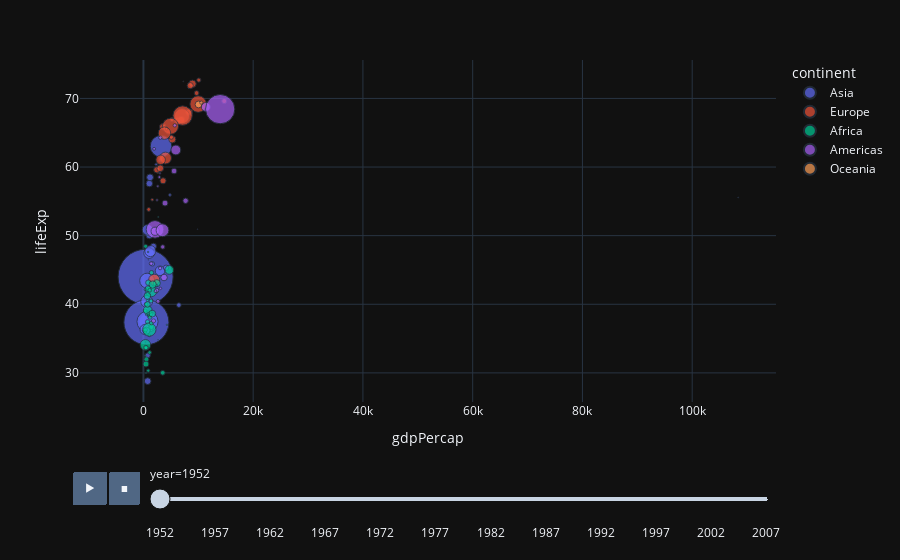

The notebook cell this image was saved under:
### Code cell
px.scatter(data, y = 'lifeExp', x = 'gdpPercap', size='pop', size_max=60, color='continent' ,animation_frame='year', hover_name='country' )

### Figure 1 — Plotly figure (JSON) as saved in the notebook; plotly's stock layout.template omitted (floating-point values rounded to 4 significant figures)
{"data": [{"hovertemplate": "<b>%{hovertext}</b><br><br>continent=Asia<br>year=1952<br>gdpPercap=%{x}<br>lifeExp=%{y}<br>pop=%{marker.size}<extra></extra>", "hovertext": ["Afghanistan", "Bahrain", "Bangladesh", "Cambodia", "China", "Hong Kong, China", "India", "Indonesia", "Iran", "Iraq", "Japan", "Jordan", "Korea, Dem. Rep.", "Korea, Rep.", "Kuwait", "Lebanon", "Malaysia", "Mongolia", "Myanmar", "Nepal", "Oman", "Pakistan", "Philippines", "Saudi Arabia", "Singapore", "Sri Lanka", "Syria", "Taiwan", "Thailand", "Vietnam", "West Bank and Gaza", "Yemen, Rep."], "legendgroup": "Asia", "marker": {"color": "#636efa", "size": [8425333, 120447, 46886859, 4693836, 556263527, 2125900, 372000000, 82052000, 17272000, 5441766, 86459025, 607914, 8865488, 20947571, 160000, 1439529, 6748378, 800663, 20092996, 9182536, 507833, 41346560, 22438691, 4005677, 1127000, 7982342, 3661549, 8550362, 21289402, 26246839, 1030585, 4963829], "sizemode": "area", "sizeref": 366300.0, "symbol": "circle"}, "mode": "markers", "name": "Asia", "orientation": "v", "showlegend": true, "x": [779.4, 9867.0, 684.2, 368.5, 400.4, 3054.0, 546.6, 749.7, 3035.0, 4130.0, 3217.0, 1547.0, 1088.0, 1031.0, 108400.0, 4835.0, 1831.0, 786.6, 331.0, 545.9, 1828.0, 684.6, 1273.0, 6460.0, 2315.0, 1084.0, 1643.0, 1207.0, 757.8, 605.1, 1516.0, 781.7], "xaxis": "x", "y": [28.8, 50.94, 37.48, 39.42, 44.0, 60.96, 37.37, 37.47, 44.87, 45.32, 63.03, 43.16, 50.06, 47.45, 55.56, 55.93, 48.46, 42.24, 36.32, 36.16, 37.58, 43.44, 47.75, 39.88, 60.4, 57.59, 45.88, 58.5, 50.85, 40.41, 43.16, 32.55], "yaxis": "y", "type": "scatter"}, {"hovertemplate": "<b>%{hovertext}</b><br><br>continent=Europe<br>year=1952<br>gdpPercap=%{x}<br>lifeExp=%{y}<br>pop=%{marker.size}<extra></extra>", "hovertext": ["Albania", "Austria", "Belgium", "Bosnia and Herzegovina", "Bulgaria", "Croatia", "Czech Republic", "Denmark", "Finland", "France", "Germany", "Greece", "Hungary", "Iceland", "Ireland", "Italy", "Montenegro", "Netherlands", "Norway", "Poland", "Portugal", "Romania", "Serbia", "Slovak Republic", "Slovenia", "Spain", "Sweden", "Switzerland", "Turkey", "United Kingdom"], "legendgroup": "Europe", "marker": {"color": "#EF553B", "size": [1282697, 6927772, 8730405, 2791000, 7274900, 3882229, 9125183, 4334000, 4090500, 42459667, 69145952, 7733250, 9504000, 147962, 2952156, 47666000, 413834, 10381988, 3327728, 25730551, 8526050, 16630000, 6860147, 3558137, 1489518, 28549870, 7124673, 4815000, 22235677, 50430000], "sizemode": "area", "sizeref": 366300.0, "symbol": "circle"}, "mode": "markers", "name": "Europe", "orientation": "v", "showlegend": true, "x": [1601.0, 6137.0, 8343.0, 973.5, 2444.0, 3119.0, 6876.0, 9692.0, 6425.0, 7030.0, 7144.0, 3531.0, 5264.0, 7268.0, 5210.0, 4931.0, 2648.0, 8942.0, 10100.0, 4029.0, 3068.0, 3145.0, 3581.0, 5075.0, 4215.0, 3834.0, 8528.0, 14730.0, 1969.0, 9980.0], "xaxis": "x", "y": [55.23, 66.8, 68.0, 53.82, 59.6, 61.21, 66.87, 70.78, 66.55, 67.41, 67.5, 65.86, 64.03, 72.49, 66.91, 65.94, 59.16, 72.13, 72.67, 61.31, 59.82, 61.05, 58.0, 64.36, 65.57, 64.94, 71.86, 69.62, 43.59, 69.18], "yaxis": "y", "type": "scatter"}, {"hovertemplate": "<b>%{hovertext}</b><br><br>continent=Africa<br>year=1952<br>gdpPercap=%{x}<br>lifeExp=%{y}<br>pop=%{marker.size}<extra></extra>", "hovertext": ["Algeria", "Angola", "Benin", "Botswana", "Burkina Faso", "Burundi", "Cameroon", "Central African Republic", "Chad", "Comoros", "Congo, Dem. Rep.", "Congo, Rep.", "Cote d'Ivoire", "Djibouti", "Egypt", "Equatorial Guinea", "Eritrea", "Ethiopia", "Gabon", "Gambia", "Ghana", "Guinea", "Guinea-Bissau", "Kenya", "Lesotho", "Liberia", "Libya", "Madagascar", "Malawi", "Mali", "Mauritania", "Mauritius", "Morocco", "Mozambique", "Namibia", "Niger", "Nigeria", "Reunion", "Rwanda", "Sao Tome and Principe", "Senegal", "Sierra Leone", "Somalia", "South Africa", "Sudan", "Swaziland", "Tanzania", "Togo", "Tunisia", "Uganda", "Zambia", "Zimbabwe"], "legendgroup": "Africa", "marker": {"color": "#00cc96", "size": [9279525, 4232095, 1738315, 442308, 4469979, 2445618, 5009067, 1291695, 2682462, 153936, 14100005, 854885, 2977019, 63149, 22223309, 216964, 1438760, 20860941, 420702, 284320, 5581001, 2664249, 580653, 6464046, 748747, 863308, 1019729, 4762912, 2917802, 3838168, 1022556, 516556, 9939217, 6446316, 485831, 3379468, 33119096, 257700, 2534927, 60011, 2755589, 2143249, 2526994, 14264935, 8504667, 290243, 8322925, 1219113, 3647735, 5824797, 2672000, 3080907], "sizemode": "area", "sizeref": 366300.0, "symbol": "circle"}, "mode": "markers", "name": "Africa", "orientation": "v", "showlegend": true, "x": [2449.0, 3521.0, 1063.0, 851.2, 543.3, 339.3, 1173.0, 1071.0, 1179.0, 1103.0, 780.5, 2126.0, 1389.0, 2670.0, 1419.0, 375.6, 328.9, 362.1, 4293.0, 485.2, 911.3, 510.2, 299.9, 853.5, 298.8, 575.6, 2388.0, 1443.0, 369.2, 452.3, 743.1, 1968.0, 1688.0, 468.5, 2424.0, 761.9, 1077.0, 2719.0, 493.3, 879.6, 1450.0, 879.8, 1136.0, 4725.0, 1616.0, 1148.0, 716.7, 859.8, 1468.0, 734.8, 1147.0, 406.9], "xaxis": "x", "y": [43.08, 30.02, 38.22, 47.62, 31.98, 39.03, 38.52, 35.46, 38.09, 40.72, 39.14, 42.11, 40.48, 34.81, 41.89, 34.48, 35.93, 34.08, 37.0, 30.0, 43.15, 33.61, 32.5, 42.27, 42.14, 38.48, 42.72, 36.68, 36.26, 33.69, 40.54, 50.99, 42.87, 31.29, 41.73, 37.44, 36.32, 52.72, 40.0, 46.47, 37.28, 30.33, 32.98, 45.01, 38.63, 41.41, 41.22, 38.6, 44.6, 39.98, 42.04, 48.45], "yaxis": "y", "type": "scatter"}, {"hovertemplate": "<b>%{hovertext}</b><br><br>continent=Americas<br>year=1952<br>gdpPercap=%{x}<br>lifeExp=%{y}<br>pop=%{marker.size}<extra></extra>", "hovertext": ["Argentina", "Bolivia", "Brazil", "Canada", "Chile", "Colombia", "Costa Rica", "Cuba", "Dominican Republic", "Ecuador", "El Salvador", "Guatemala", "Haiti", "Honduras", "Jamaica", "Mexico", "Nicaragua", "Panama", "Paraguay", "Peru", "Puerto Rico", "Trinidad and Tobago", "United States", "Uruguay", "Venezuela"], "legendgroup": "Americas", "marker": {"color": "#ab63fa", "size": [17876956, 2883315, 56602560, 14785584, 6377619, 12350771, 926317, 6007797, 2491346, 3548753, 2042865, 3146381, 3201488, 1517453, 1426095, 30144317, 1165790, 940080, 1555876, 8025700, 2227000, 662850, 157553000, 2252965, 5439568], "sizemode": "area", "sizeref": 366300.0, "symbol": "circle"}, "mode": "markers", "name": "Americas", "orientation": "v", "showlegend": true, "x": [5911.0, 2677.0, 2109.0, 11370.0, 3940.0, 2144.0, 2627.0, 5587.0, 1398.0, 3522.0, 3048.0, 2428.0, 1840.0, 2195.0, 2899.0, 3478.0, 3112.0, 2480.0, 1952.0, 3759.0, 3082.0, 3023.0, 13990.0, 5717.0, 7690.0], "xaxis": "x", "y": [62.48, 40.41, 50.92, 68.75, 54.74, 50.64, 57.21, 59.42, 45.93, 48.36, 45.26, 42.02, 37.58, 41.91, 58.53, 50.79, 42.31, 55.19, 62.65, 43.9, 64.28, 59.1, 68.44, 66.07, 55.09], "yaxis": "y", "type": "scatter"}, {"hovertemplate": "<b>%{hovertext}</b><br><br>continent=Oceania<br>year=1952<br>gdpPercap=%{x}<br>lifeExp=%{y}<br>pop=%{marker.size}<extra></extra>", "hovertext": ["Australia", "New Zealand"], "legendgroup": "Oceania", "marker": {"color": "#FFA15A", "size": [8691212, 1994794], "sizemode": "area", "sizeref": 366300.0, "symbol": "circle"}, "mode": "markers", "name": "Oceania", "orientation": "v", "showlegend": true, "x": [10040.0, 10560.0], "xaxis": "x", "y": [69.12, 69.39], "yaxis": "y", "type": "scatter"}], "layout": {"xaxis": {"anchor": "y", "domain": [0.0, 1.0], "title": {"text": "gdpPercap"}}, "yaxis": {"anchor": "x", "domain": [0.0, 1.0], "title": {"text": "lifeExp"}}, "legend": {"title": {"text": "continent"}, "tracegroupgap": 0, "itemsizing": "constant"}, "margin": {"t": 60}, "updatemenus": [{"buttons": [{"args": [null, {"frame": {"duration": 500, "redraw": false}, "mode": "immediate", "fromcurrent": true, "transition": {"duration": 500, "easing": "linear"}}], "label": "&#9654;", "method": "animate"}, {"args": [[null], {"frame": {"duration": 0, "redraw": false}, "mode": "immediate", "fromcurrent": true, "transition": {"duration": 0, "easing": "linear"}}], "label": "&#9724;", "method": "animate"}], "direction": "left", "pad": {"r": 10, "t": 70}, "showactive": false, "type": "buttons", "x": 0.1, "xanchor": "right", "y": 0, "yanchor": "top"}], "sliders": [{"active": 0, "currentvalue": {"prefix": "year="}, "len": 0.9, "pad": {"b": 10, "t": 60}, "steps": [{"args": [["1952"], {"frame": {"duration": 0, "redraw": false}, "mode": "immediate", "fromcurrent": true, "transition": {"duration": 0, "easing": "linear"}}], "label": "1952", "method": "animate"}, {"args": [["1957"], {"frame": {"duration": 0, "redraw": false}, "mode": "immediate", "fromcurrent": true, "transition": {"duration": 0, "easing": "linear"}}], "label": "1957", "method": "animate"}, {"args": [["1962"], {"frame": {"duration": 0, "redraw": false}, "mode": "immediate", "fromcurrent": true, "transition": {"duration": 0, "easing": "linear"}}], "label": "1962", "method": "animate"}, {"args": [["1967"], {"frame": {"duration": 0, "redraw": false}, "mode": "immediate", "fromcurrent": true, "transition": {"duration": 0, "easing": "linear"}}], "label": "1967", "method": "animate"}, {"args": [["1972"], {"frame": {"duration": 0, "redraw": false}, "mode": "immediate", "fromcurrent": true, "transition": {"duration": 0, "easing": "linear"}}], "label": "1972", "method": "animate"}, {"args": [["1977"], {"frame": {"duration": 0, "redraw": false}, "mode": "immediate", "fromcurrent": true, "transition": {"duration": 0, "easing": "linear"}}], "label": "1977", "method": "animate"}, {"args": [["1982"], {"frame": {"duration": 0, "redraw": false}, "mode": "immediate", "fromcurrent": true, "transition": {"duration": 0, "easing": "linear"}}], "label": "1982", "method": "animate"}, {"args": [["1987"], {"frame": {"duration": 0, "redraw": false}, "mode": "immediate", "fromcurrent": true, "transition": {"duration": 0, "easing": "linear"}}], "label": "1987", "method": "animate"}, {"args": [["1992"], {"frame": {"duration": 0, "redraw": false}, "mode": "immediate", "fromcurrent": true, "transition": {"duration": 0, "easing": "linear"}}], "label": "1992", "method": "animate"}, {"args": [["1997"], {"frame": {"duration": 0, "redraw": false}, "mode": "immediate", "fromcurrent": true, "transition": {"duration": 0, "easing": "linear"}}], "label": "1997", "method": "animate"}, {"args": [["2002"], {"frame": {"duration": 0, "redraw": false}, "mode": "immediate", "fromcurrent": true, "transition": {"duration": 0, "easing": "linear"}}], "label": "2002", "method": "animate"}, {"args": [["2007"], {"frame": {"duration": 0, "redraw": false}, "mode": "immediate", "fromcurrent": true, "transition": {"duration": 0, "easing": "linear"}}], "label": "2007", "method": "animate"}], "x": 0.1, "xanchor": "left", "y": 0, "yanchor": "top"}]}}
